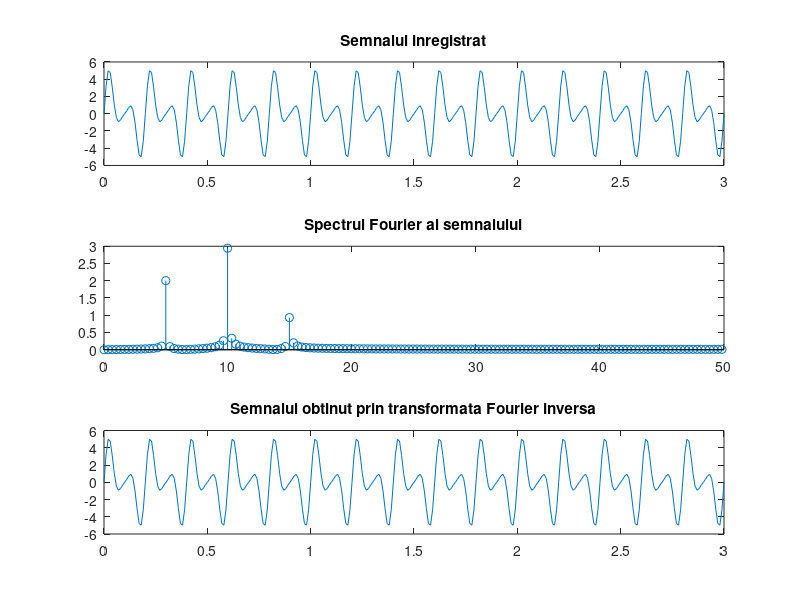

Write the MATLAB code that produced this figure.
Te = 0.01;
t = 0:Te:3;
x = 2*sin(2*pi*5*t)+3*sin(2*pi*10*t)+1*sin(2*pi*15*t);
%semnalul este generat astfel, vezi mai jos spectrul
subplot(311)
plot(t,x)
title ('Semnalul inregistrat')

N = length(x);
%numarul de esantioane prelevate
fe = 1/Te;
%frecventa de esantionare
%urmatoarea secventa construieste si prezinta grafic spectrul Fourier
X = fft(x);
Xabs = abs(X)/(N/2);
magX = Xabs(1,1:N/2+1);
f = [0:N/2]*fe/N;
subplot(312)
stem(f,magX);
title ('Spectrul Fourier al semnalului')


xx=ifft(X);
subplot(313)
plot(t,xx)
title('Semnalul obtinut prin transformata Fourier inversa')
